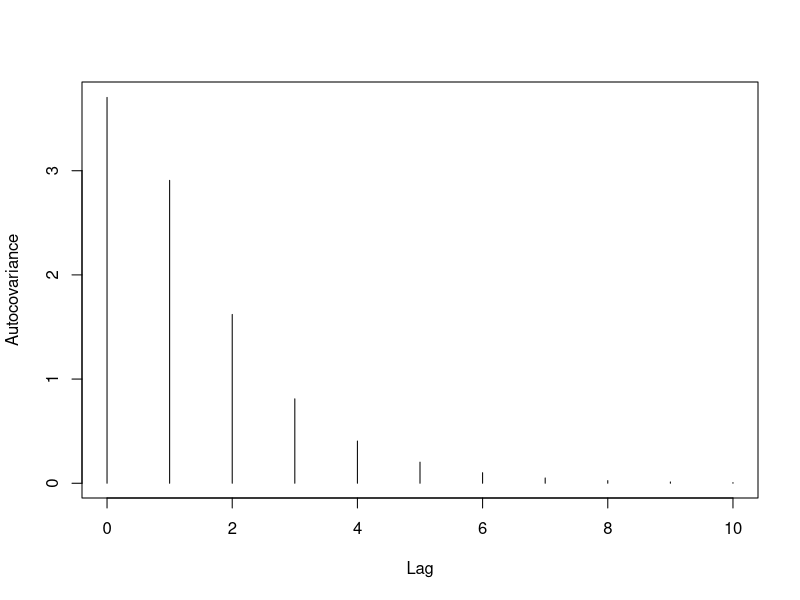

Source code (R):
## ---- chunk 1
knitr::opts_knit$set(root.dir = 'C:/Users/neide/OneDrive/Documents/GitHub/BEwebinar/Data')
## ---- chunk 2
polymult <- function(a,b) {
bb <- c(b,rep(0,length(a)-1))
B <- toeplitz(bb)
B[lower.tri(B)] <- 0
aa <- rev(c(a,rep(0,length(b)-1)))
prod <- B %*% matrix(aa,length(aa),1)
return(rev(prod[,1]))
}

ARMAauto <- function(phi,theta,maxlag)
{
	p <- length(phi)
	q <- length(theta)
	gamMA <- polymult(c(1,theta),rev(c(1,theta)))
	gamMA <- gamMA[(q+1):(2*q+1)]
	if (p > 0) 
	{
		Amat <- matrix(0,nrow=(p+1),ncol=(2*p+1))
		for(i in 1:(p+1))
		{
			Amat[i,i:(i+p)] <- c(-1*rev(phi),1)
		}
		Amat <- cbind(Amat[,(p+1)],as.matrix(Amat[,(p+2):(2*p+1)]) +
			t(matrix(apply(t(matrix(Amat[,1:p],p+1,p)),2,rev),p,p+1)))
		Bmat <- matrix(0,nrow=(q+1),ncol=(p+q+1))
		for(i in 1:(q+1))
		{
			Bmat[i,i:(i+p)] <- c(-1*rev(phi),1)
		}
		Bmat <- t(matrix(apply(t(Bmat),2,rev),p+q+1,q+1))
		Bmat <- matrix(apply(Bmat,2,rev),q+1,p+q+1)
		Bmat <- Bmat[,1:(q+1)]
		Binv <- solve(Bmat)
		gamMix <- Binv %*% gamMA
		if (p <= q) { gamMix <- matrix(gamMix[1:(p+1),],p+1,1) 
			} else gamMix <- matrix(c(gamMix,rep(0,(p-q))),p+1,1)
		gamARMA <- solve(Amat) %*% gamMix 
	} else gamARMA <- gamMA[1]

	gamMA <- as.vector(gamMA)
	if (maxlag <= q) gamMA <- gamMA[1:(maxlag+1)] else gamMA <- c(gamMA,rep(0,(maxlag-q)))
	gamARMA <- as.vector(gamARMA)
	if (maxlag <= p) gamARMA <- gamARMA[1:(maxlag+1)] else {
	for(k in 1:(maxlag-p))
	{
		len <- length(gamARMA)
		acf <- gamMA[p+1+k]
		if (p > 0) acf <- acf + sum(phi*rev(gamARMA[(len-p+1):len]))
		gamARMA <- c(gamARMA,acf)
	} }
	return(gamARMA)
}
## ---- chunk 3
phi1 <- .5
theta1 <- 5/6
theta2 <- 1/6
sigma <- 1
n <- 10
my.acf <- ARMAauto(phi1,c(theta1,theta2),n)*sigma^2
plot(ts(my.acf,start=0),xlab="Lag",ylab="Autocovariance",
     ylim=c(min(my.acf),max(my.acf)),type="h")
